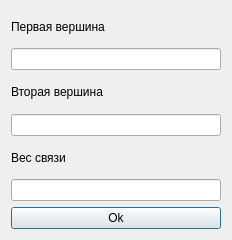
<?xml version="1.0" encoding="UTF-8"?>
<ui version="4.0">
 <class>addEdge</class>
 <widget class="QDialog" name="addEdge">
  <property name="geometry">
   <rect>
    <x>0</x>
    <y>0</y>
    <width>232</width>
    <height>240</height>
   </rect>
  </property>
  <property name="windowTitle">
   <string>Dialog</string>
  </property>
  <layout class="QGridLayout" name="gridLayout">
   <item row="0" column="0">
    <layout class="QVBoxLayout" name="verticalLayout">
     <item>
      <widget class="QLabel" name="label">
       <property name="text">
        <string>Первая вершина</string>
       </property>
      </widget>
     </item>
     <item>
      <widget class="QLineEdit" name="firstNode"/>
     </item>
     <item>
      <widget class="QLabel" name="label_2">
       <property name="text">
        <string>Вторая вершина</string>
       </property>
      </widget>
     </item>
     <item>
      <widget class="QLineEdit" name="secondNode"/>
     </item>
     <item>
      <widget class="QLabel" name="label_3">
       <property name="text">
        <string>Вес связи</string>
       </property>
      </widget>
     </item>
     <item>
      <widget class="QLineEdit" name="weidht"/>
     </item>
     <item>
      <widget class="QPushButton" name="pushButton">
       <property name="text">
        <string>Ok</string>
       </property>
      </widget>
     </item>
    </layout>
   </item>
  </layout>
 </widget>
 <resources/>
 <connections/>
</ui>
